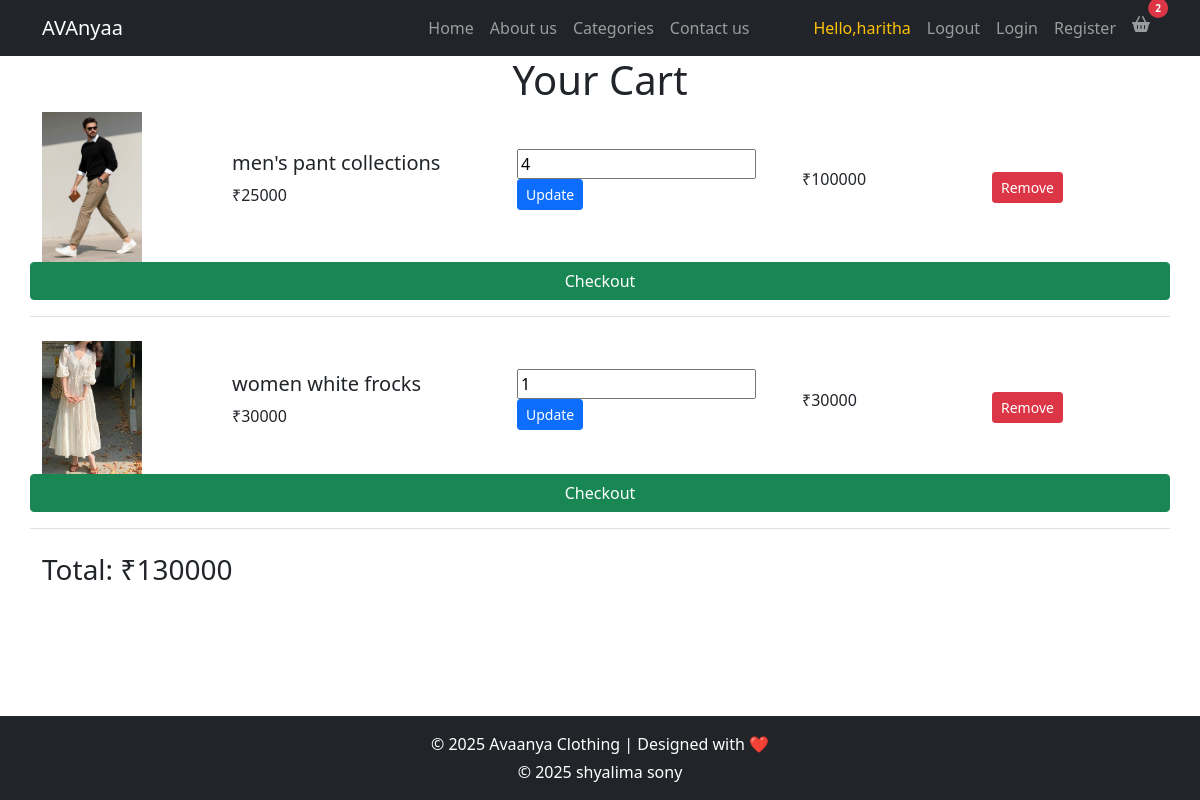
Page /cart/ (signed in) on the committed database.
### backend/models.py (models this page shows, shortened)
class Cart(models.Model):
    user = models.ForeignKey(User, on_delete=models.CASCADE)
    product = models.ForeignKey(protable, on_delete=models.CASCADE)
    quantity = models.PositiveIntegerField(default=1)
    added_at = models.DateTimeField(auto_now_add=True)
    def total_price(self):   # ✅ INSIDE class
        return self.quantity * self.product.price

class protable(models.Model):
    category = models.ForeignKey(pro_category, on_delete=models.CASCADE)
    pro_name=models.CharField(max_length=50)
    qty=models.IntegerField()
    price = models.IntegerField()
    p_image=models.ImageField(upload_to="product_image")

### frontend/views.py (the view)
# urls.py: path('cart/', view_cart, name='view_cart'),
@login_required
def view_cart(request):
    cart_items = Cart.objects.filter(user=request.user)
    total = sum(item.total_price() for item in cart_items)
    return render(request, 'cart.html', {
        'cart_items': cart_items,
        'total': total
    })

### frontend/context_processors.py (called while the page is built)
def cart_count(request):
    if request.user.is_authenticated:
        count = Cart.objects.filter(user=request.user).count()
    else:
        count = 0
    return {'cart_count': count}

### frontend/templates/cart.html (shortened to what this page needs)
{% extends 'index.html' %}
{% block content %}
<h1 style="text-align:center;">Your Cart</h1>
<div class="container">
  {% for item in cart_items %}
    <div class="row align-items-center mb-4 border-bottom pb-3">
      <div class="col-md-2">
        <img src="{{ item.product.p_image.url }}" width="100">
      </div>
      <div class="col-md-3">
        <h5>{{ item.product.pro_name }}</h5>
        <p>₹{{ item.product.price }}</p>
      </div>
      <div class="col-md-3">
        <form method="POST" action="{% url 'update_cart' item.id %}">
          <input type="number" name="quantity" value="{{ item.quantity }}" min="1">
          <button type="submit" class="btn btn-primary btn-sm">Update</button>
        </form>
      </div>
      <div class="col-md-2">
        <p>₹{{ item.total_price }}</p>
      </div>
      <div class="col-md-2">
        <a href="{% url 'remove_cart' item.id %}" class="btn btn-danger btn-sm">Remove</a>
      </div>
<a href="{% url 'checkout' %}" class="btn btn-success">Checkout</a>
    </div>
  {% empty %}
    <p>Your cart is empty.</p>
  {% endfor %}
  <h3>Total: ₹{{ total }}</h3>
</div>
{% endblock %}

### frontend/templates/index.html (shortened to what this page needs)
{% load static %}
<link href="https://cdn.jsdelivr.net/npm/bootstrap@5.0.2/dist/css/bootstrap.min.css" rel="stylesheet"
>
<link rel="stylesheet" href="https://cdnjs.cloudflare.com/ajax/libs/font-awesome/6.5.1/css/all.min.css" />
<nav class="custom-navbar navbar navbar navbar-expand-lg navbar-dark bg-dark" aria-label="Avaanya navigation bar">
    <div class="container">
        <a class="navbar-brand" href="{% url 'index' %}"><span>AVAnyaa</span></a>
        <div class="collapse navbar-collapse" id="navbarsFurni">
            <ul class="custom-navbar-nav navbar-nav ms-auto mb-2 mb-lg-0">
                <li class="nav-item active">
                    <a class="nav-link" href="{% url 'index' %}">Home</a>
                </li>
                <li><a class="nav-link" href="{% url 'about' %}">About us</a></li>
                <li><a class="nav-link" href="{% url 'category' %}">Categories</a></li>
                <li><a class="nav-link" href="{% url 'contact' %}">Contact us</a></li>
            </ul>
            <ul class="custom-navbar-cta navbar-nav mb-2 mb-lg-0 ms-lg-5">
                <li class="nav-item d-none d-lg-block">
                    <a class="nav-link text-warning" href="">Hello,{{ user.username }}</a>
                </li>
                <li class="nav-item">
                    <a class="nav-link" href="{% url 'logout' %}">Logout</a>
                </li>
                <li class="nav-item">
                    <a class="nav-link" href="{%url 'login' %}">Login</a>
                </li>
                <li class="nav-item">
                    <a class="nav-link" href="{% url 'register' %}">Register</a>
                </li>
                <li class="nav-item position-relative">
    <a class="nav-link" href="{% url 'view_cart' %}">
        <i class="fas fa-shopping-basket"></i>
        {% if cart_count > 0 %}
        <span class="position-absolute top-0 start-100 translate-middle badge rounded-pill bg-danger">
            {{ cart_count }}
        </span>
        {% endif %}
    </a>
</li>
            </ul>
        </div>
    </div>
</nav>
{% block content %}{% endblock %}
<footer class="bg-dark text-white text-center p-3 fixed-bottom">
    <div class="container">
        <p class="mb-1">&copy; 2025 Avaanya Clothing | Designed with ❤️</p>
        <p class="mb-0">&copy; 2025 shyalima sony</p>
    </div>
</footer>

### frontend/templates/index.html (style rules this page uses)
.badge { font-size: 10px; padding: 5px 7px; }

### rows in the picture
Cart: product.p_image (picture), product.pro_name "men's pant collections", product.price "25000", quantity "4", total_price "100000"
Cart: product.p_image (picture), product.pro_name "women white frocks", product.price "30000", quantity "1", total_price "30000"

### other values in the picture
{{ user.username }} "haritha"
{{ cart_count }} "2"
{{ total }} "130000"
